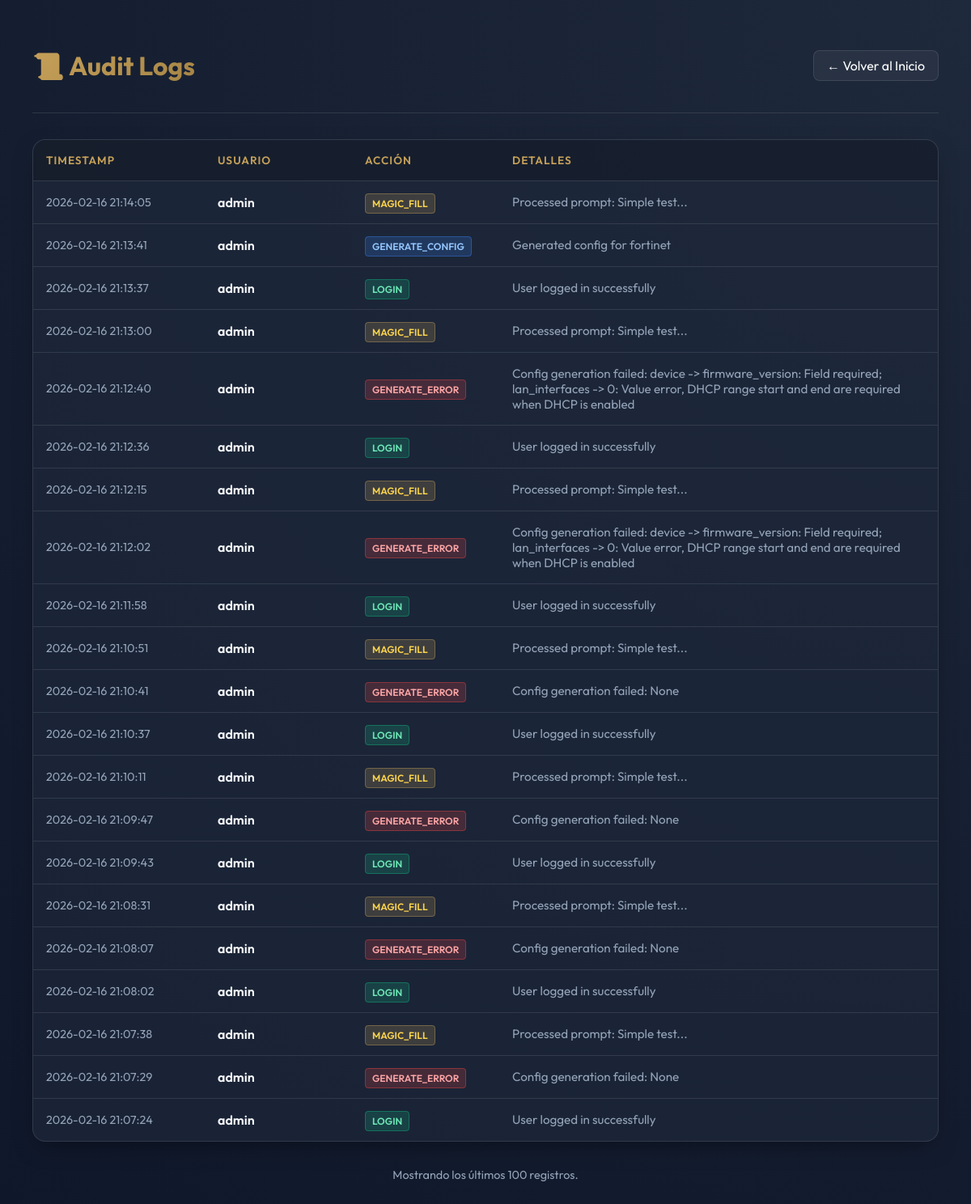
/admin/logs (signed in), run on an earlier commit of the app's database.
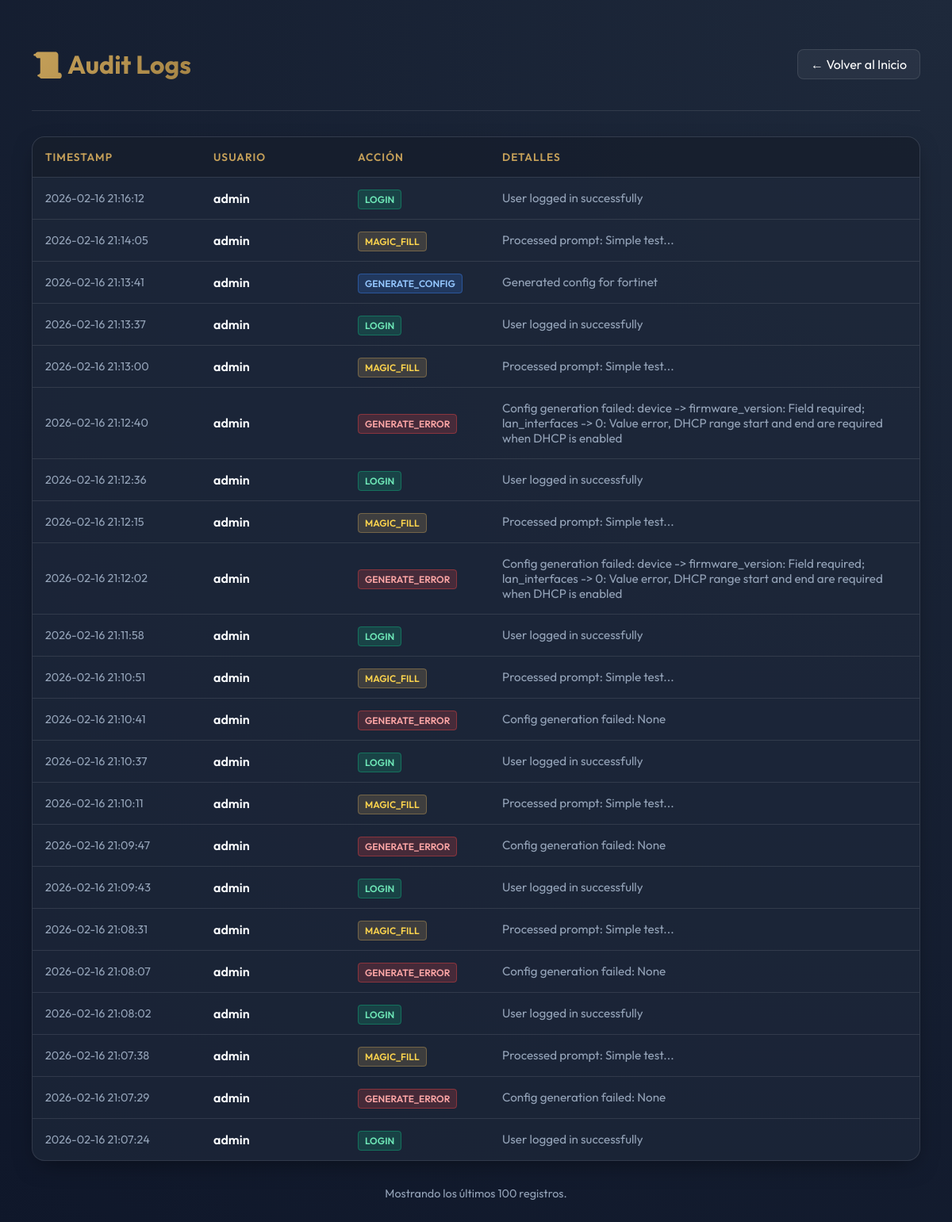
And on a later commit of the database.
### tables this page shows
CREATE TABLE logs (
                    id INTEGER PRIMARY KEY AUTOINCREMENT,
                    timestamp TEXT NOT NULL,
                    user TEXT NOT NULL,
                    action TEXT NOT NULL,
                    details TEXT
                );

### app.py (the view)
@app.route('/admin/logs')
@login_required
def view_logs():
    try:
        with sqlite3.connect(DB_NAME) as conn:
            conn.row_factory = sqlite3.Row
            cursor = conn.cursor()
            cursor.execute('SELECT * FROM logs ORDER BY id DESC LIMIT 100')
            logs = cursor.fetchall()
        return render_template('logs.html', logs=logs)
    except Exception as e:
        return f"Error accessing logs: {e}"

### app.py (called while the page is built)
def login_required(f):
    @wraps(f)
    def decorated_function(*args, **kwargs):
        if 'user' not in session:
            return redirect(url_for('login'))
        return f(*args, **kwargs)
    return decorated_function

### templates/logs.html (shortened to what this page needs)
<!DOCTYPE html>
<html lang="es">
<head>
</head>
<body>
    <div class="container">
        <header>
            <h1>📜 Audit Logs</h1>
            <a href="/" class="btn">← Volver al Inicio</a>
        </header>
        <div class="table-container">
            <table>
                <thead>
                    <tr>
                        <th style="width: 180px;">Timestamp</th>
                        <th style="width: 150px;">Usuario</th>
                        <th style="width: 150px;">Acción</th>
                        <th>Detalles</th>
                    </tr>
                </thead>
                <tbody>
                    {% for log in logs %}
                    <tr>
                        <td style="color: var(--text-muted); font-size: 0.9rem;">{{ log.timestamp }}</td>
                        <td style="font-weight: 600;">{{ log.user }}</td>
                        <td>
                            {% if 'LOGIN' in log.action %}
                            <span class="tag tag-login">{{ log.action }}</span>
                            {% elif 'ERROR' in log.action or 'FAILED' in log.action %}
                            <span class="tag tag-error">{{ log.action }}</span>
                            {% elif 'MAGIC' in log.action %}
                            <span class="tag tag-magic">{{ log.action }}</span>
                            {% else %}
                            <span class="tag tag-gen">{{ log.action }}</span>
                            {% endif %}
                        </td>
                        <td style="color: var(--text-muted); font-size: 0.95rem;">{{ log.details }}</td>
                    </tr>
                    {% else %}
                    <tr>
                        <td colspan="4" style="text-align: center; padding: 2rem; color: var(--text-muted);">
                            No hay registros de auditoría aún.
                        </td>
                    </tr>
                    {% endfor %}
                </tbody>
            </table>
        </div>
        <p style="text-align: center; margin-top: 2rem; color: var(--text-muted); font-size: 0.9rem;">
            Mostrando los últimos 100 registros.
        </p>
    </div>
</body>
</html>

### templates/logs.html (style rules this page uses)
:root { --primary: #c5a059; --primary-dark: #a68546; --bg-dark: #0f172a; --card-bg: rgba(30, 41, 59, 0.7); --text-main: #f8fafc; --text-muted: #94a3b8; --success: #10b981; --error: #ef4444; --glass-border: rgba(255, 255, 255, 0.1); --accent-gradient: linear-gradient(135deg, #c5a059 0%, #a68546 100%); --bg-gradient: radial-gradient(circle at top right, #1e293b, #0f172a); }
body { background: var(--bg-dark); background-image: var(--bg-gradient); color: var(--text-main); min-height: 100vh; font-family: 'Outfit', sans-serif; padding: 2rem; }
.container { max-width: 1200px; margin: 0 auto; }
header { display: flex; justify-content: space-between; align-items: center; margin-bottom: 2rem; padding-bottom: 1rem; border-bottom: 1px solid var(--glass-border); }
h1 { font-size: 2rem; background: var(--accent-gradient); -webkit-background-clip: text; background-clip: text; -webkit-text-fill-color: transparent; }
a.btn { text-decoration: none; color: white; padding: 0.5rem 1rem; border: 1px solid var(--glass-border); border-radius: 8px; background: rgba(255, 255, 255, 0.05); transition: all 0.3s; }
.table-container { background: var(--card-bg); border-radius: 16px; border: 1px solid var(--glass-border); overflow: hidden; box-shadow: 0 10px 30px -10px rgba(0, 0, 0, 0.5); }
table { width: 100%; border-collapse: collapse; }
th, td { text-align: left; padding: 1rem; border-bottom: 1px solid var(--glass-border); }
th { background: rgba(0, 0, 0, 0.2); font-weight: 600; color: var(--primary); text-transform: uppercase; font-size: 0.85rem; letter-spacing: 1px; }
tr:last-child td { border-bottom: none; }
.tag { padding: 0.25rem 0.5rem; border-radius: 4px; font-size: 0.75rem; font-weight: 600; text-transform: uppercase; }
.tag-login { background: rgba(16, 185, 129, 0.2); color: #6ee7b7; border: 1px solid rgba(16, 185, 129, 0.4); }
.tag-error { background: rgba(239, 68, 68, 0.2); color: #fca5a5; border: 1px solid rgba(239, 68, 68, 0.4); }
.tag-magic { background: rgba(197, 160, 89, 0.2); color: #fcd34d; border: 1px solid rgba(197, 160, 89, 0.4); }
.tag-gen { background: rgba(59, 130, 246, 0.2); color: #93c5fd; border: 1px solid rgba(59, 130, 246, 0.4); }

What changed in the data, as far as the page shows it:
added logs: timestamp "2026-02-16 21:16:12", user "admin", action "LOGIN", details "User logged in successfully"
